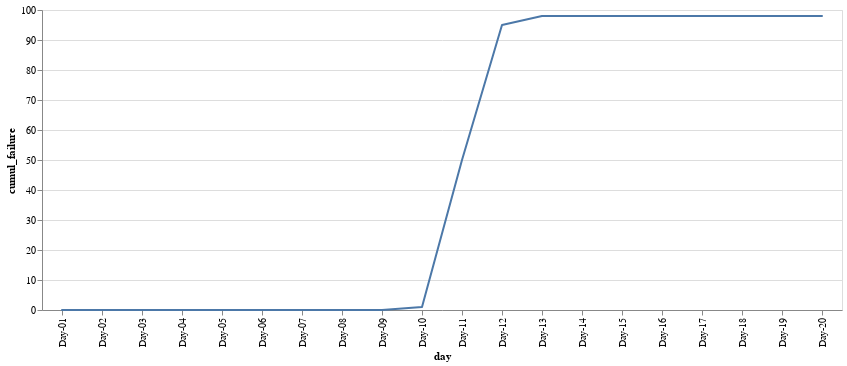

The cell this chart's notebook holds for it:
### Markdown cell above
Display this cumulative failure for the same M-01 machine.

Taken individually, the machine M-01 must certainly be maintained shortly before Day-10.

### Code cell
df_cumul = df_cumul_failure.reset_index()
df_cumul_m01 = df_cumul[df_cumul.machine == 'M-01']

alt.Chart(df_cumul_m01).mark_trail().encode(
    x='day',
    y='cumul_failure',
).properties(
    width=800,
    height=300
)

### Figure 1 — Vega-Lite specification as saved in the notebook (floating-point values rounded to 4 significant figures)
{"config": {"view": {"continuousWidth": 400, "continuousHeight": 300}}, "data": {"name": "data-826df5fa5e5fab9c56bba0bb57c2f480"}, "mark": "trail", "encoding": {"x": {"type": "nominal", "field": "day"}, "y": {"type": "quantitative", "field": "cumul_failure"}}, "height": 300, "width": 800, "$schema": "https://vega.github.io/schema/vega-lite/v4.8.1.json", "datasets": {"data-826df5fa5e5fab9c56bba0bb57c2f480": [{"machine": "M-01", "day": "Day-01", "cumul_failure": 0}, {"machine": "M-01", "day": "Day-02", "cumul_failure": 0}, {"machine": "M-01", "day": "Day-03", "cumul_failure": 0}, {"machine": "M-01", "day": "Day-04", "cumul_failure": 0}, {"machine": "M-01", "day": "Day-05", "cumul_failure": 0}, {"machine": "M-01", "day": "Day-06", "cumul_failure": 0}, {"machine": "M-01", "day": "Day-07", "cumul_failure": 0}, {"machine": "M-01", "day": "Day-08", "cumul_failure": 0}, {"machine": "M-01", "day": "Day-09", "cumul_failure": 0}, {"machine": "M-01", "day": "Day-10", "cumul_failure": 1}, {"machine": "M-01", "day": "Day-11", "cumul_failure": 50}, {"machine": "M-01", "day": "Day-12", "cumul_failure": 95}, {"machine": "M-01", "day": "Day-13", "cumul_failure": 98}, {"machine": "M-01", "day": "Day-14", "cumul_failure": 98}, {"machine": "M-01", "day": "Day-15", "cumul_failure": 98}, {"machine": "M-01", "day": "Day-16", "cumul_failure": 98}, {"machine": "M-01", "day": "Day-17", "cumul_failure": 98}, {"machine": "M-01", "day": "Day-18", "cumul_failure": 98}, {"machine": "M-01", "day": "Day-19", "cumul_failure": 98}, {"machine": "M-01", "day": "Day-20", "cumul_failure": 98}]}}
